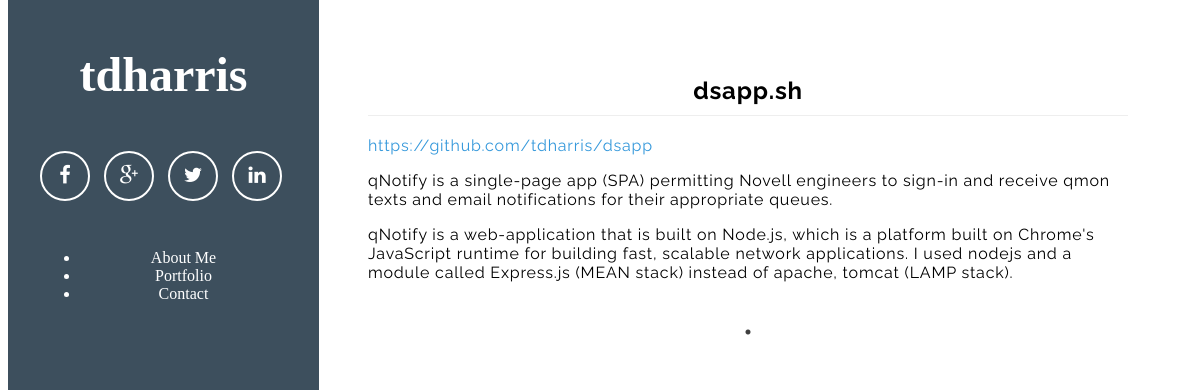
The page /?action=q&project=dsapp.sh on the database as committed earlier.
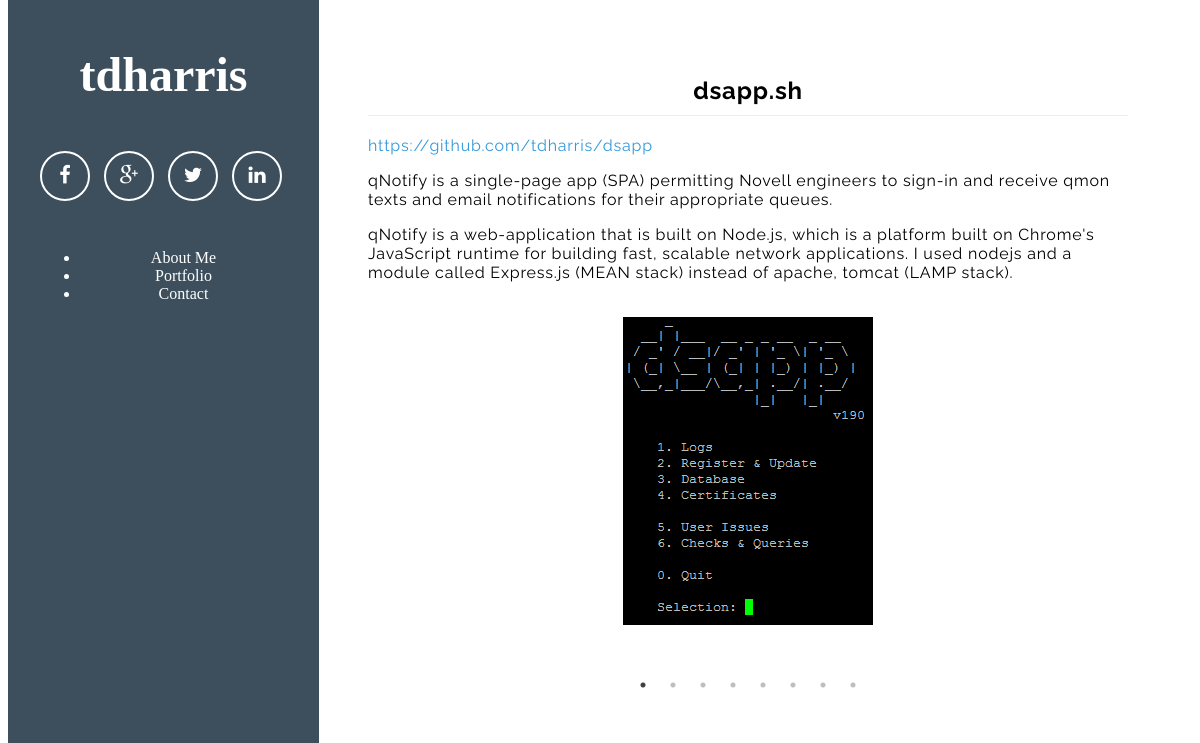
The same page on the database as committed later.
### tables this page shows
CREATE TABLE nav (
	navID		INT				NOT NULL	AUTO_INCREMENT,
	name      	VARCHAR(255)	NOT NULL,
	href		VARCHAR(255)				DEFAULT NULL,
	PRIMARY KEY (navID),
	UNIQUE INDEX name (name)
);

CREATE TABLE projects (
	projectID	INT				NOT NULL	AUTO_INCREMENT,
	sortOrder	INT				NOT NULL,
	projectName VARCHAR(255)	NOT NULL,
	category	VARCHAR(25)		NOT NULL,
	brief		VARCHAR(255)	NOT NULL,
	description	LONGTEXT					DEFAULT NULL,
	githubURL	VARCHAR(255)				DEFAULT NULL,
	PRIMARY KEY (projectID),
	UNIQUE INDEX projectName (projectName)
);

CREATE TABLE images (
	imageID		INT 			NOT NULL 	AUTO_INCREMENT,
	projectID	INT 						DEFAULT NULL,
	aboutID		INT 						DEFAULT NULL,
	url			VARCHAR(255)	NOT NULL,
	featured 	VARCHAR(0)					DEFAULT NULL,
	PRIMARY KEY (imageID),
	FOREIGN KEY (projectID)
		REFERENCES projects(projectID)
		ON DELETE CASCADE,
	FOREIGN KEY (aboutID)
		REFERENCES about(aboutID)
		ON DELETE CASCADE
);

### models/db.php (called while the page is built, shortened)
<?php
    include 'models/navbar.php';
    include 'models/project.php';
	class Database {
        private $host = "showcase.tdharris.net";
        private $user = "tdharris_admin";
        private $pass = "mylittlesecret";
        private $dbname = "tdharris_showcase";
	    public $db;
        private function Connect() {
            $dsn = 'mysql:host=' . $this -> host . ';dbname=' . $this-> dbname . ';charset=utf8';
            $options = array(PDO::ATTR_PERSISTENT => true, PDO::ATTR_ERRMODE => PDO::ERRMODE_EXCEPTION, PDO::MYSQL_ATTR_INIT_COMMAND => "SET NAMES utf8");
            try {
                $this -> db = new PDO($dsn, $this -> user, $this -> pass, $options);
                $this -> isConnected = true;
            } catch (PDOException $e) {
                $error_message = $e->getMessage();
                include 'error.php';
                exit;
            }
        }
        public function query($sql, $fetchmode = PDO::FETCH_CLASS) {
             try {
                $stmt = $this->db->prepare($sql);
                $stmt->execute();
                $statement = strtolower(explode(" ", $sql)[0]);
                if ($statement === 'select' || $statement === 'show') {
                return $stmt->fetchAll($fetchmode);
                }
                elseif ( $statement === 'insert' ||  $statement === 'update' || $statement === 'delete' ) {
                    return $stmt->rowCount();
                }
                else {
                    return NULL;
                }
            } catch(PDOException $e) {
                $error_message = $e->getMessage();
                include 'error.php';
                exit;
            }
        }
	}
    $db = new Database;
?>

### index.php (called while the page is built, shortened)
<?php
  require('models/db.php');
  $navbar = buildNav();
  $action = '';
  if (isset($_POST['action'])) {
    $action = $_POST['action'];
  } elseif (isset($_GET['action'])) {
    $action = $_GET['action'];
  }
  if ($action == 'q') {
    if(isset($_GET['url'])) {
      $url = $_GET['url'];
      $content = handleURL($url);
    } elseif (isset($_GET['project'])) {
      $project = $_GET['project'];
      $content = getProject($project);
    }
  };
  include 'views/view.php';
?>

### models/project.php (the view)
<?php
	function getProject($pj) {
		global $db;
		$content = '<section class="title">';
		$project = $db->query('SELECT * FROM projects WHERE projectName=\''.$pj.'\';')[0];
		$images = $db->query('SELECT i.url FROM images i
								RIGHT OUTER JOIN projects p ON i.projectID = p.projectID
								WHERE i.projectID = '.$project->projectID.
								' AND i.featured IS NULL', PDO::FETCH_ASSOC);
		$content .= '<h1>'.$project->projectName.'</h1>';
		$content .= '<a href="'.$project->githubURL.'"  target="_blank">'.$project->githubURL.'</a>';
		$content .= '<p>'.$project->description.'</p><br>';
		$content .= '<div class=\'slicky\'>';
		foreach($images as $image) {
			$content .= '<div><a href="img/projects/'.$image['url'].'"><img src="img/projects/'.$image['url'].'"></a></div>';
		};
		$content .= '</div></section>';
		return $content;
	};
?>

### models/navbar.php
<?php
	function buildNav() {
		global $db;
		$navItems = $db->query("SELECT * FROM nav;");
		if(is_array($navItems)) {
			$navigation = '<ul class="pure-menu-list">';
			foreach ($navItems as $item) {
				$navigation .= '<li class="pure-menu-item"><a href="?action=q&url=' . $item->href . '" class="pure-menu-link">' . $item->name . '</a></li>';
			}
			$navigation .= '</ul>';
		} else {
			$navigation = 'Sorry, a critical error occurred.';
		}
		return $navigation;
	}
?>

### views/view.php (shortened to what this page needs)
<?php
	$navbar = $_SESSION['navbar'];
?>
<!doctype html>
<html lang="en">
<head>
  <?php include 'snippets/styles.php';?>
</head>
<body>
	<div id="layout" class="pure-g">
	    <div class="sidebar pure-u-1 pure-u-md-1-4">
	      <div class="header">
	        <h1 class="brand-title"><a class="brandLink" href="/">tdharris<a></h1>
	        <br>
	        <ul class="list-inline social">
	          <li><a target="_blank" href="https://www.facebook.com/tylerdavidharris" class="btn-social btn-outline facebook"><i class="fa fa-fw fa-facebook"></i></a></li>
	          <li><a target="_blank" href="https://google.com/+TylerHarristdh" class="btn-social btn-outline google-plus"><i class="fa fa-fw fa-google-plus"></i></a></li>
	          <li><a target="_blank" href="https://twitter.com/tdharris" class="btn-social btn-outline twitter"><i class="fa fa-fw fa-twitter"></i></a></li>
	          <li><a target="_blank" href="https://www.linkedin.com/in/tylerdavidharris" class="btn-social btn-outline linkedin"><i class="fa fa-fw fa-linkedin"></i></a></li>
	        </ul>
	        <div class="pure-menu">
	                <?php
	                  echo $navbar;
	                ?>
	        </div>
	      </div>
	    </div>
    <div class="content pure-u-1 pure-u-md-3-4">
        <?php echo $content; ?>
    </div>
  </div>
</body>
</html>

### views/snippets/styles.php (shortened to what this page needs)
<link rel="stylesheet" href="http://yui.yahooapis.com/combo?pure/0.6.0/base-min.css&pure/0.6.0/pure-min.css&pure/0.6.0/grids-responsive-min.css">
<link rel="stylesheet" href="css/code-themes/dreamweaver.css">
<link rel="stylesheet" href="css/animate.css">
<link rel="stylesheet" type="text/css" href="//cdn.jsdelivr.net/jquery.slick/1.4.1/slick.css"/>
<link rel="stylesheet" type="text/css" href="//cdn.jsdelivr.net/jquery.slick/1.4.1/slick-theme.css"/>
<link rel="stylesheet" href="css/aside.css">
<link rel="stylesheet" href="css/home.css">
<link href="fonts/font-awesome/css/font-awesome.min.css" rel="stylesheet" type="text/css">

### css/aside.css (style rules this page uses)
* { -webkit-box-sizing: border-box; -moz-box-sizing: border-box; box-sizing: border-box; }
a { text-decoration: none; color: rgb(61, 146, 201); }
#layout { padding: 0; }
.header { text-align: center; top: auto; margin: 3em auto; }
.sidebar { background: rgb(61, 79, 93); color: #fff; }
.brand-title, .brand-tagline { font-size: 3em; margin: 0; }
.brandLink, .brandLink:hover { color: #fff; text-decoration: none; background: rgb(61, 79, 93); }
@media (min-width: 48em) { .content { padding: 2em 3em 0; margin-left: 25%; } }
@media (min-width: 48em) { .header { margin: 15% 2em 0; } }
@media (min-width: 48em) { .sidebar { position: fixed; top: 0; bottom: 0; } }
.list-inline { padding-left: 0; margin-left: -5px; list-style: none; }
.list-inline>li { display: inline-block; padding-right: 5px; padding-left: 5px; }
.social { color: #fff; }
.btn-social { display: inline-block; width: 50px; height: 50px; border: 2px solid #fff; border-radius: 100%; text-align: center; font-size: 20px; line-height: 45px; }
.btn-outline { margin-top: 15px; border: solid 2px #fff; font-size: 20px; color: #fff; background: 0 0; transition: all .3s ease-in-out; }
a, a:hover, a:focus, a:active, a.active { outline: 0; color: #3498db; text-decoration: none; }
.fa { font-size: inherit; }
.pure-menu-link { color: #fff; }
.header .pure-menu { margin-top: 3em; }

### css/home.css (style rules this page uses)
.title { font-family: "Raleway", "Helvetica Neue", Helvetica, Arial, sans-serif; max-width: 900px; margin: 0 auto; padding: 1em; background: #fff; letter-spacing: 0.05em; }
.title h1 { text-align: center; padding-bottom: 10px; border-bottom: 1px solid #eee; }
section { font-family: "Raleway", "Helvetica Neue", Helvetica, Arial, sans-serif; max-width: 900px; margin: 0 auto; padding: 1em; background: #fff; letter-spacing: 0.05em; }
p { font-family: "Raleway", "Helvetica Neue", Helvetica, Arial, sans-serif; }
img { max-width: 100%; min-height: auto%; margin-left:auto; margin-right:auto; }

Rows that differ between the two databases and show on the page:
added images: url (picture)
